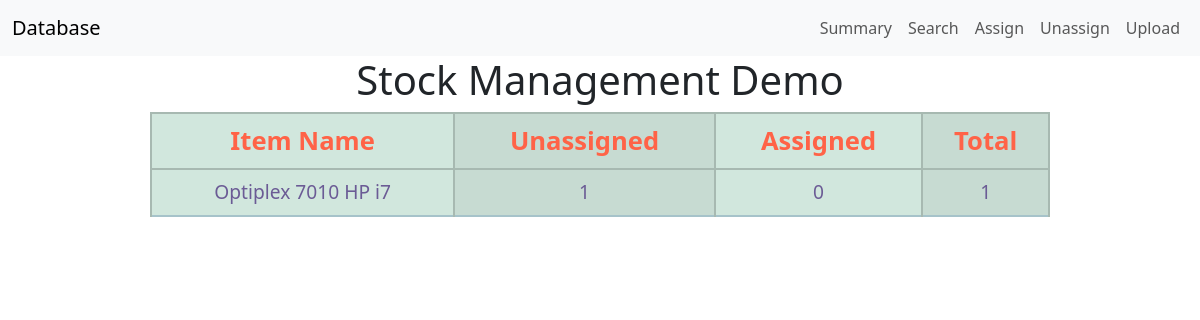
The page / on the database its author committed.
### tables this page shows
CREATE TABLE Inventory (
    Item_Name VARCHAR(255) NOT NULL ,
    Serial_Num VARCHAR(255) NOT NULL PRIMARY KEY UNIQUE,
    Inventory_Date datetime NOT NULL,
    Used_Date datetime DEFAULT '',
    PO_Num VARCHAR(255),
    Ticket_Num VARCHAR(255) DEFAULT '',
    Asset_Tag VARCHAR(255) DEFAULT '' 
);

### app.py (the view)
@app.route('/')
def index():
    data = summary()
    return render_template("home.html", data = data)

### helper.py (called while the page is built)
def get_db_connection():
    conn = sqlite3.connect('database.db')
    return conn

def remove_header(data):
    if len(data) < 1:
        return data
    elif "Item_Name" in data[0][0]:
        return data[1:]
    else:
        return data

def list_all_items():
    conn = get_db_connection()
    data = conn.execute('SELECT DISTINCT Item_Name FROM Inventory;').fetchall()
    conn.close()
    data = [x[0] for x in data if not "Item_Name" in x[0]]
    return remove_header(data)

def summary():
    conn = get_db_connection()
    item_names = list_all_items()
    output = {}
    for x in item_names:
        query = f"SELECT COUNT(*) FROM Inventory WHERE Item_Name = '{x}'"
        total = conn.execute(query).fetchall()[0][0]
        query = f"SELECT COUNT(*) FROM Inventory WHERE Item_Name = '{x}' AND Ticket_Num = '' AND Asset_tag = ''"
        ava = conn.execute(query).fetchall()[0][0]
        query = f"SELECT COUNT(*) FROM Inventory WHERE Item_Name = '{x}' AND Ticket_Num != '' AND Asset_tag != ''"
        used  = conn.execute(query).fetchall()[0][0]
        output[x] = [ava, used, total]
    return output

### templates/home.html (shortened to what this page needs)
{% extends 'base.html'%}
{% block body%}
<center>
    <div style="width:75%;height:750px;overflow:auto;">
        <table class="table table-info table-striped-columns table-hover">
            <thead>
                <tr class="table-success">
                    <th class="table-success"><label style="color:tomato;font-size:160%;">Item Name</label></th>
                    <th class="table-success"><label style="color:tomato;font-size:160%;">Unassigned</label ></th>
                    <th class="table-success"><label style="color:tomato;font-size:160%;">Assigned</label ></th>
                    <th class="table-success"><label style="color:tomato;font-size:160%;">Total</label ></th>
                </tr>
            </thead>
            <tbody>
                {%for row in data:%}
                    <tr class="table-success">
                        <td class="table-success"><label style="color:#6b5b95;font-size:120%;">{{row}}</label></td>
                        <td class="table-success"><label style="color:#6b5b95;font-size:120%;">{{data[row][0]}}</label></td>
                        <td class="table-success"><label style="color:#6b5b95;font-size:120%;">{{data[row][1]}}</label></td>
                        <td class="table-success"><label style="color:#6b5b95;font-size:120%;">{{data[row][2]}}</label></td>
                    </tr>
                {% endfor %}
            </tbody>
        </table>
    </div>
</center>
{% endblock%}

### templates/base.html (style rules this page uses)
table, th, td { text-align: center; padding: 12px; border:2px solid black; border-collapse: collapse; margin-left: auto; margin-right: auto; }

### rows shown on the page
Inventory: Item_Name "Optiplex 7010 HP i7", data "1", data "0"
